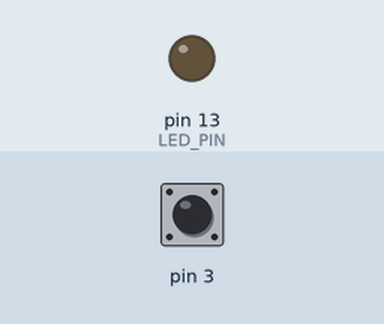
A sketch run on a simulated Arduino Uno, built with avr-gcc and run on an emulated ATmega328P. Parts: output pins drawn as LEDs (lit = HIGH). The test bench sets the inputs (shaded band); at power-on: pin 3 HIGH.

Above: at 1.2 s.
1.3 s: pin 3 pulled LOW for 0.15 s
At 1.8 s:
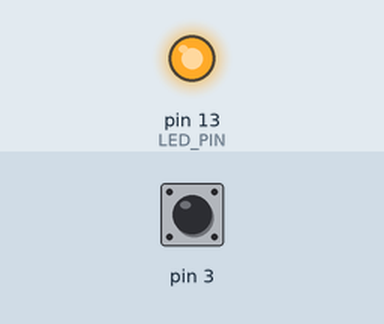
3.4 s: pin 3 pulled LOW for 3.2 s
At 8.5 s:
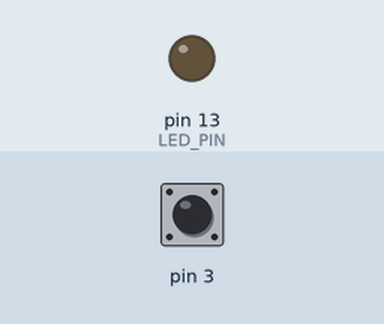
Timing chart, 0 to 10.0 s (numbered marks = the images above; inputs shaded):
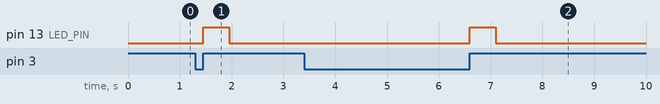

Measured:
- after the input at 1.3 s, pin 13 (LED_PIN): LOW → HIGH after 0.15 s, → LOW 0.50 s later
- after the input at 3.4 s, pin 13 (LED_PIN): LOW → HIGH after 3.2 s, → LOW 0.50 s later

The sketch:

sketch.ino
```cpp
#define LED_PIN 13
volatile bool trigerred = false;

void setup() {
pinMode(LED_PIN, OUTPUT);
pinMode(3, INPUT_PULLUP);
digitalWrite(LED_PIN, LOW);
cli();
EICRA |= (1 << ISC11) | (1 << ISC10);
EIMSK |= (1 << INT1);
sei();
}

void loop() {
if(trigerred){
  digitalWrite(LED_PIN, HIGH);
  delay(500);
  digitalWrite(LED_PIN, LOW);
  trigerred = false;
 }
}

ISR(INT1_vect){
  trigerred = true;

}
```
